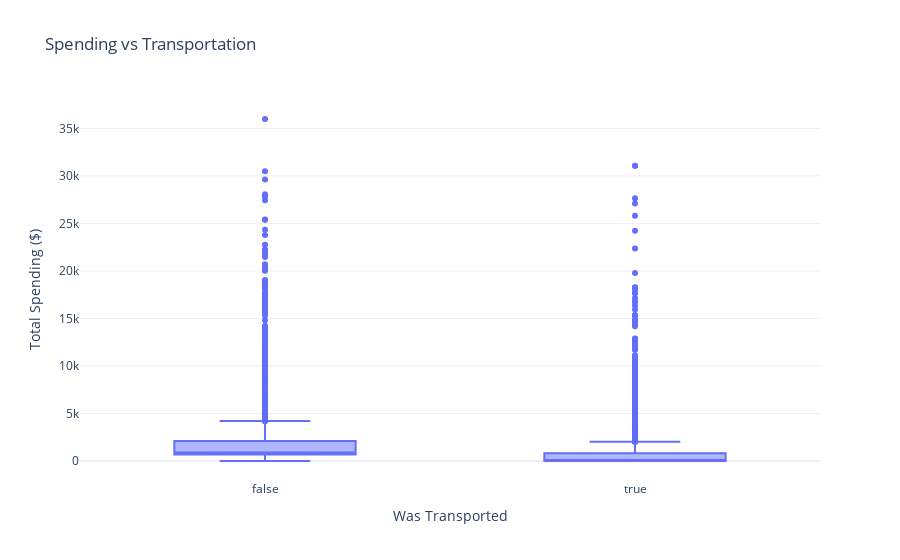

Notebook source saved alongside this figure:
### Code cell
# How much do passengers spend on amenities?
spending_cols = ['RoomService', 'FoodCourt', 'ShoppingMall', 'Spa', 'VRDeck']
train['TotalSpending'] = train[spending_cols].sum(axis=1)

print(" Passenger Spending Analysis:")
print(f"Average total spending: ${train['TotalSpending'].mean():.0f}")
print(f"Highest spender: ${train['TotalSpending'].max():.0f}")
print(f"Passengers who spent $0: {(train['TotalSpending'] == 0).sum()}")

# Spending vs Transportation
no_spend_transport = train[train['TotalSpending'] == 0]['Transported'].mean()
spend_transport = train[train['TotalSpending'] > 0]['Transported'].mean()

print(f"\n Transportation rates:")
print(f"No spending: {no_spend_transport:.1%}")
print(f"With spending: {spend_transport:.1%}")

# Visual chart
fig = px.box(train, x='Transported', y='TotalSpending',
             title=' Spending vs Transportation',
             labels={'Transported': 'Was Transported', 'TotalSpending': 'Total Spending ($)'})
fig.show()

### Figure 1 — Plotly figure (JSON) as saved in the notebook; plotly's stock layout.template omitted (floating-point values rounded to 4 significant figures; data arrays with more than 128 entries replaced by an {"elided": "..."} marker saying what was removed)
{"data": [{"alignmentgroup": "True", "hovertemplate": "Was Transported=%{x}<br>Total Spending ($)=%{y}<extra></extra>", "legendgroup": "", "marker": {"color": "#636efa"}, "name": "", "notched": false, "offsetgroup": "", "orientation": "v", "showlegend": false, "type": "box", "x": {"elided": "8693 bool values"}, "x0": " ", "xaxis": "x", "y": {"elided": "8693 int values"}, "y0": " ", "yaxis": "y"}], "layout": {"boxmode": "group", "legend": {"tracegroupgap": 0}, "title": {"text": " Spending vs Transportation"}, "xaxis": {"anchor": "y", "domain": [0, 1], "title": {"text": "Was Transported"}}, "yaxis": {"anchor": "x", "domain": [0, 1], "title": {"text": "Total Spending ($)"}}}}
